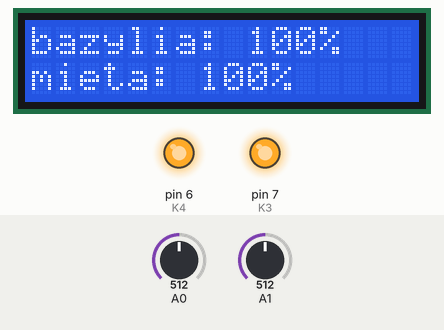
This sketch was run on a simulated Arduino Uno, built with avr-gcc and run on an emulated ATmega328P. Parts: 16×2 character LCD, output pins drawn as LEDs (lit = HIGH). The test bench sets the inputs (shaded band); at power-on: A0 = 512, A1 = 512. What the sketch prints to the serial monitor is not drawn.

Above: at 2.8 s.
2.9 s: A0 set to 732
At 6.5 s:
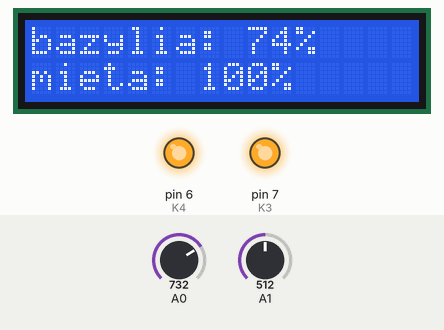
8.0 s: A0 set to 764
At 11.6 s:
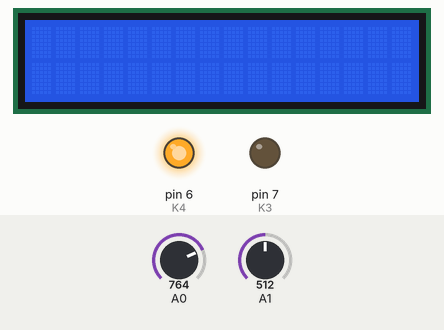
13.1 s: A1 set to 735
At 15.5 s:
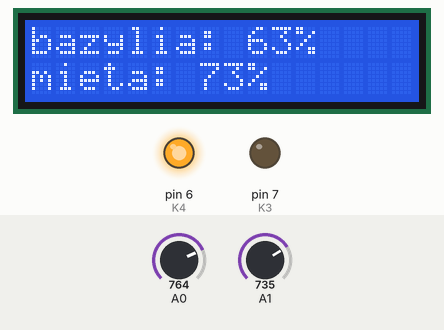
18.2 s: A1 set to 759
At 22.3 s:
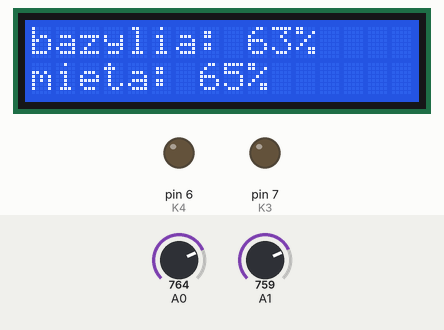
22.9 s: A0 set to 716
At 25.7 s:
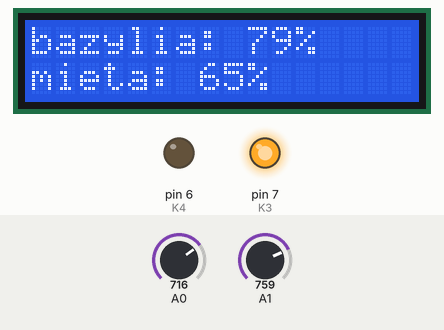
28.0 s: A1 set to 716
At 30.7 s:
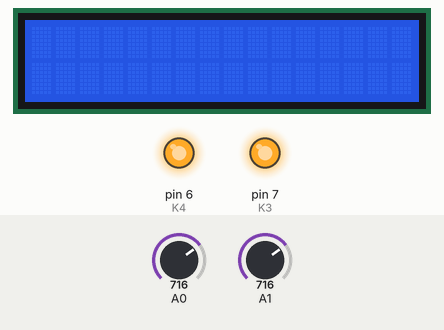
Timing chart, 0 to 32.2 s (numbered marks = the images above; inputs shaded):
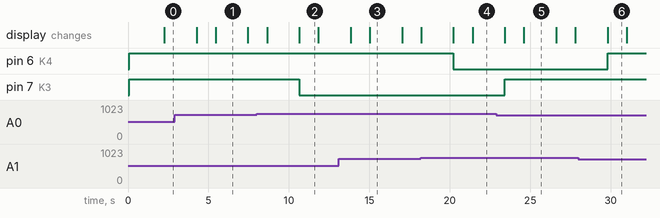

The sketch:

watering_system.ino
```cpp
#include <LiquidCrystal_I2C.h>
LiquidCrystal_I2C lcd(0x27, 16, 2);
const int wet = 653;
const int dry = 953;
int K3 = 7;
int K4 = 6;

void setup() {
  Serial.begin(9600);
  lcd.init();
  lcd.backlight();
  lcd.clear();
  pinMode(K3, OUTPUT);
  pinMode(K4, OUTPUT);
  digitalWrite(K3, HIGH);
  digitalWrite(K4, HIGH);
  delay(1000);
}
void loop() {
  int bazylia = map(analogRead(0), wet, dry, 100, 0);
  int mieta = map(analogRead(1), wet, dry, 100, 0);
  if (bazylia < 70) {
    digitalWrite(K3, LOW);
  } else {
    digitalWrite(K3, HIGH);
  }
if (mieta < 70) {
    digitalWrite(K4, LOW);
  } else {
    digitalWrite(K4, HIGH);
  }
lcd.init();
lcd.backlight();
lcd.clear();
lcd.setCursor(0,0);
delay(1000);
bazylia = map(analogRead(0), wet, dry, 100, 0);
mieta = map(analogRead(1), wet, dry, 100, 0);
if(bazylia >= 100)
bazylia = 100;
if(mieta >= 100)
mieta = 100;
delay(100);
lcd.print("bazylia: ");
lcd.print(bazylia);
lcd.print("%");
Serial.print("bazylia: ");
Serial.print(bazylia);
Serial.print("%   ");
lcd.setCursor(0,1);
lcd.print("mieta: ");
lcd.print(mieta);
lcd.print("%");
Serial.print("mieta: ");
Serial.print(mieta);
Serial.print("%\n");
delay(2000);
lcd.clear();
}
```

Measured:
- the behaviour switches between 745 and 746 on A0 (found by bisection; images 1 and 2)
- the behaviour switches between 745 and 746 on A1 (found by bisection; images 3 and 4)
- after the input at 2.9 s, the display: first differs from a run without the input after 2.6 s (image 1)
- after the input at 8.0 s, pin 7 (K3): HIGH → LOW after 2.7 s; the display: first changes after 0.65 s (image 2 shows a later state)
- after the input at 13.1 s, the display: first differs from a run without the input after 1.9 s (image 3)
- after the input at 18.2 s, pin 6 (K4): HIGH → LOW after 2.0 s; the display: first differs from a run without the input after 3.2 s (image 4)
- after the input at 22.9 s, pin 7 (K3): LOW → HIGH after 0.52 s; the display: first differs from a run without the input after 1.7 s (image 5)
- after the input at 28.0 s, pin 6 (K4): LOW → HIGH after 1.8 s
